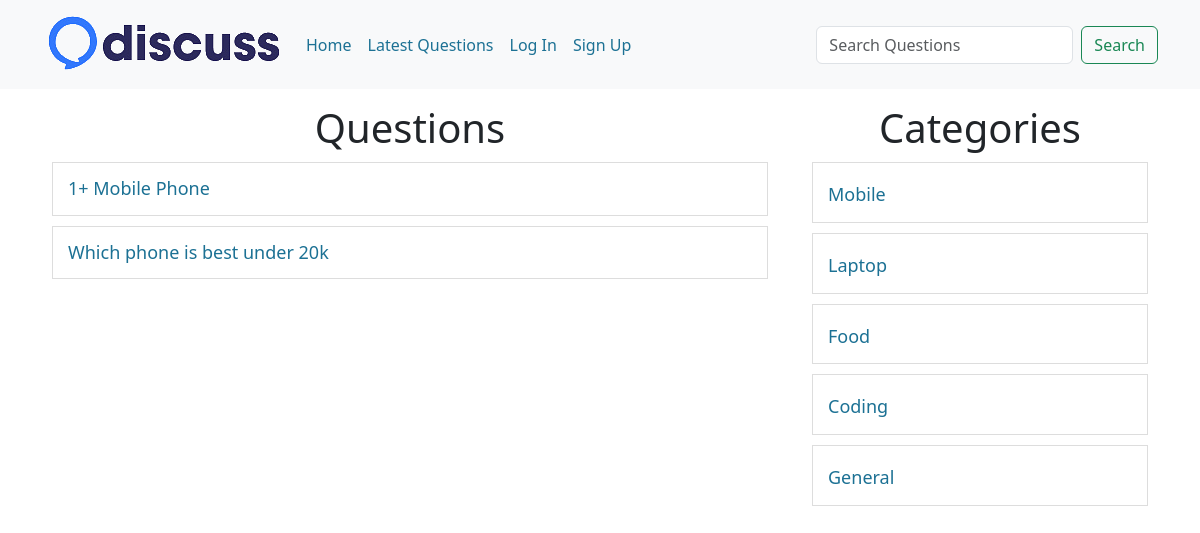
The page /?c-id=1 on the database its author committed.
### tables this page shows
CREATE TABLE IF NOT EXISTS `questions` (
  `id` int NOT NULL AUTO_INCREMENT,
  `title` varchar(255) NOT NULL,
  `description` varchar(255) NOT NULL,
  `category_id` int NOT NULL,
  `user_id` int NOT NULL,
  `created_at` datetime NOT NULL DEFAULT CURRENT_TIMESTAMP,
  PRIMARY KEY (`id`)
);

CREATE TABLE IF NOT EXISTS `category` (
  `id` int NOT NULL AUTO_INCREMENT,
  `name` varchar(100) NOT NULL,
  `created_at` datetime NOT NULL DEFAULT CURRENT_TIMESTAMP,
  PRIMARY KEY (`id`)
);

### client/categorylist.php (the view)
<div>
    <h1 class="heading margin-top-15">Categories</h1>
    <?php
    include("./common/connection.php");
    $query = "SELECT * FROM `category`";
    $result = mysqli_query($conn, $query);
    foreach ($result as $row) {
        $name = ucfirst($row['name']);
        $id = $row['id'];
        echo "<div class='row category-list'>
                <h4><a href='?c-id=$id'>$name</a></h4>
             </div>";
    }
    ?>
</div>

### client/questions.php (shortened to what this page needs)
<div class="container">
    <div class="row">
        <div class="col-8">
            <h1 class="heading margin-top-15">Questions</h1>
            <?php
            include("./common/connection.php");
            if(isset($_GET["c-id"])){
                $query = "SELECT * FROM `questions` WHERE category_id = $cid";
            } elseif (isset($_GET["u-id"])) {
                $query = "SELECT * FROM `questions` WHERE user_id = $uid";
            } elseif (isset($_GET["latest"])) {
                $query = "SELECT * FROM `questions` order by id desc";
            } elseif (isset($_GET["search"])) {
                $query = "SELECT * FROM `questions` WHERE `title` LIKE '%$search%'";
            } else {
                $query = "SELECT * FROM `questions`";
            }
            $result = mysqli_query($conn, $query);
            foreach ($result as $row) {
                $title = $row['title'];
                $id = $row['id'];
                echo "<div class='row question-list'>
                    <h4 class='my-questions'><a href='?q-id=$id'>$title</a>";
                    echo "</h4></div>";
            }
            ?>
        </div>
        <div class="col-4">
            <?php
                include("categorylist.php");
            ?>
        </div>
    </div>
</div>

### public/style.css (style rules this page uses)
a { color: #1c7194 !important; }
.heading { text-align: center; }
.margin-top-15 { margin-top: 15px; }
.question-list, .category-list { border: 1px solid #ddd; padding: 15px; margin: 10px; }
.question-list h4, .question-title h4, .category-list h4 { padding: 0; margin: 0; }
.question-list a, .question-title, .category-list a { font-size: 18px; text-decoration: none; color: #1c7194 !important; }
.my-questions { display: flex; justify-content: space-between; }

### rows shown on the page
questions: title "1+ Mobile Phone"
questions: title "Which phone is best under 20k"
category: name "Mobile"
category: name "Laptop"
category: name "Food"
category: name "Coding"
category: name "General"
